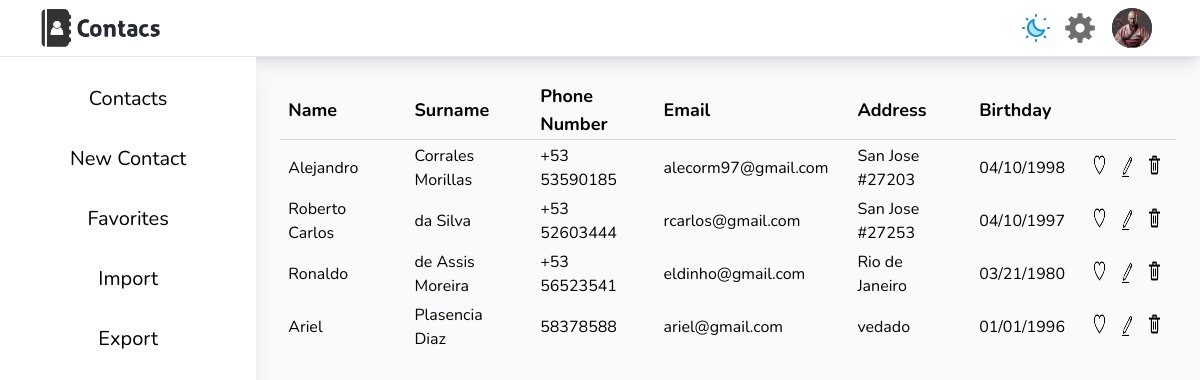
Page / (signed in) on the committed database.
### tables this page shows
CREATE TABLE contacts (
id INTEGER PRIMARY KEY AUTOINCREMENT,
user_id INTEGER,
name TEXT NOT NULL,
lastname TEXT,
phonenumber NUMERIC NOT NULL,
email TEXT,
address TEXT,
birthday TEXT,
favorite BOOLEAN DEFAULT 0,
FOREIGN KEY(user_id) REFERENCES users(id)
);

### app.py (the view)
@app.route("/", methods=["GET", "POST"])
@login_required
def index():
    if request.method == "GET":
        user_id = session["user_id"]
        contacts_data = db.execute("SELECT * FROM contacts WHERE user_id = ?", user_id)
        contacts = []
        for contact in contacts_data:
            contact_dict = {
                "id": contact["id"],
                "name": contact["name"],
                "lastname": contact["lastname"],
                "phonenumber": contact["phonenumber"],
                "email": contact ["email"],
                "address": contact["address"],
                "birthday": contact["birthday"],
            }
            contacts.append(contact_dict)
        return render_template("index.html", contacts = contacts)

### helpers.py (called while the page is built)
def login_required(f):
    @wraps(f)
    def decorated_function(*args, **kwargs):
        if session.get("user_id") is None:
            return redirect("/login")
        return f(*args, **kwargs)
    return decorated_function

### templates/index.html (shortened to what this page needs)
{% extends "layout.html" %}
{% block main %}
    <div class="flex min-h-screen" id="mainContent">
        <div class="bg-white min-h-screen w-72 pt-4 shadow-xl">
            <div class="text-center text-xl text-black py-3 mb-2 hover:bg-gray-200 hover:shadow-inner"><a href="/">Contacts</a></div>
            <div class="text-center text-xl text-black py-3 mb-2 hover:bg-gray-200 hover:shadow-inner"><a href="/new_contact">New Contact</a></div>
            <div class="text-center text-xl text-black py-3 mb-2 hover:bg-gray-200 hover:shadow-inner"><a href="/favorites">Favorites</a></div>
            <div class="text-center text-xl text-black py-3 mb-2 hover:bg-gray-200 hover:shadow-inner">Import</div>
            <div class="text-center text-xl text-black py-3 mb-2 hover:bg-gray-200 hover:shadow-inner">Export</div>
        </div>
        <div class="flex grow">
            <div class="mx-auto p-4">
                {% if contacts %}
                    <div class="p-2 ">
                        <table class="table-auto">
                            <thead>
                                <tr class="border-b border-gray-300 text-left text-lg">
                                    <th class="pl-2">
                                        Name
                                    </th>
                                    <th class="pl-2">
                                        Surname
                                    </th>
                                    <th>
                                        Phone Number
                                    </th>
                                    <th>
                                        Email
                                    </th>
                                    <th>
                                        Address
                                    </th>
                                    <th>
                                        Birthday
                                    </th>
                                </tr>
                            </thead>
                            <tbody>
                                {% for contact in contacts %}
                                    <tr class="rounded-md hover:shadow-inner cursor-pointer">
                                        <td class="pe-7 pt-1 pl-2">{{ contact.name }}<a href="/edit_contact?contact_id={{ contact.id }}"></a> </td>
                                        <td class="pe-7 pt-1 pl-2">{{ contact.lastname }}<a href="/edit_contact?contact_id={{ contact.id }}"></a></td>
                                        <td class="pe-7 pt-1">{{ contact.phonenumber }}<a href="/edit_contact?contact_id={{ contact.id }}"></a></td>
                                        <td class="pe-7 pt-1">{{ contact.email }}<a href="/edit_contact?contact_id={{ contact.id }}"></a></td>
                                        <td class="pe-7 pt-1">{{ contact.address }}<a href="/edit_contact?contact_id={{ contact.id }}"></a></td>
                                        <td class="pe-7 pt-1">{{ contact.birthday }}<a href="/edit_contact?contact_id={{ contact.id }}"></a></td>
                                        <td class="pe-4 pt-1">
                                            <form action="/favorites" method="post">
                                                <button type="submit"><img src="/static/img/favorito.png" class="h-5 w-5"></button>
                                            </form>
                                        </td>
                                        <td class="pe-4"><a href="/edit_contact?contact_id={{ contact.id }}"><img src="/static/img/editar.png" class="h-5 w-5"></a></td>
                                        <td class="pe-4 pt-1">
                                            <form action="/delete_contact" method="post">
                                                <button type="submit"><img src="/static/img/eliminar.png" class="h-5 w-5"></button>
                                            </form>
                                        </td>
                                    </tr>
                                {% endfor %}
                            </tbody>
                        </table>
                    </div>
                {% endif %}
            </div>
        </div>
    </div>
{% endblock %}

### templates/layout.html (shortened to what this page needs)
<!DOCTYPE html>
<html lang="en" class="light">
    <head>
        <link href="/static/styles.css" rel="stylesheet">
    </head>
    <body class="h-full bg-gray-50 dark:bg-gray-900">
        <nav class="border-gray-200 bg-white dark:bg-gray-900 dark:border-gray-800 border-b shadow-lg">
            <div class="mx-2 max-w-auto px-2 sm:px-6 lg:px-8">
                <div class="relative flex h-14 items-center justify-between">
                    <div class="flex flex-1 items-center justify-between">
                        {% if session["user_id"] %}
                            <div class="flex">
                                <div>
                                    <img id="logo" class="h-10 w-auto" src="/static/img/logo.png" alt="contacts-logo-light">
                                </div>
                            </div>
                            <div class="absolute inset-y-0 right-0 flex items-center sm:static">
                                <div class="block">
                                    <div class="flex items-center">
                                        <div class="flex flex-shrink-0 items-center">
                                            <button id="modoBoton" class="h-10 w-10 rounded-lg hover:bg-slate-200 hover:shadow-inner dark:hover:bg-slate-500 dark:hover:shadow-inner">
                                                <img id="modoImagen" class="h-8 w-8 ml-1" src="/static/img/dark-mode.png" alt="dark-mode">
                                            </button>
                                        </div>
                                        <div class="relative mx-2">
                                            <div>
                                                <button type="button" id="config-menu-button" class="relative flex rounded-full text-sm focus:outline-none focus:ring-2 focus:ring-white focus:ring-offset-2 focus:ring-offset-gray-800" aria-expanded="false" aria-haspopup="true">
                                                    <img id="config-img" class="h-8 w-8 rounded-full border-none" src="/static/img/config-lightmode.png" alt="config-light">
                                                </button>
                                            </div>
                                        </div>
                                        <div class="relative mx-2">
                                            <div>
                                                <button type="button" id="profile-menu-button" class="relative flex rounded-full bg-gray-800 text-sm focus:outline-none focus:ring-2 focus:ring-white focus:ring-offset-2 focus:ring-offset-gray-800" aria-expanded="false" aria-haspopup="true">
                                                    <img class="h-10 w-10 rounded-full" src="/static/img/walter.jpg" alt="profile_pic">
                                                </button>
                                            </div>
                                        </div>
                                    </div>
                                </div>
                            </div>
                        {% endif %}
                    </div>
                </div>
            </div>
        </nav>
        <main class="relative h-auto w-auto">
            {% block main %}{% endblock %}
        </main>
    </body>
</html>

### static/styles.css (style rules this page uses)
html { line-height: 1.5; -webkit-text-size-adjust: 100%; -moz-tab-size: 4; -o-tab-size: 4; tab-size: 4; font-family: ui-sans-serif, system-ui, -apple-system, BlinkMacSystemFont, "Segoe UI", Roboto, "Helvetica Neue", Arial, "Noto Sans", sans-serif, "Apple Color Emoji", "Segoe UI Emoji", "Segoe UI Symbol", "Noto Color Emoji"; font-feature-settings: normal; font-variation-settings: normal; }
body { margin: 0; line-height: inherit; }
a { color: inherit; text-decoration: inherit; }
table { text-indent: 0; border-color: inherit; border-collapse: collapse; }
button, input, optgroup, select, textarea { font-family: inherit; font-feature-settings: inherit; font-variation-settings: inherit; font-size: 100%; font-weight: inherit; line-height: inherit; color: inherit; margin: 0; padding: 0; }
button, select { text-transform: none; }
button, [type='button'], [type='reset'], [type='submit'] { -webkit-appearance: button; background-color: transparent; background-image: none; }
button, [role="button"] { cursor: pointer; }
img, svg, video, canvas, audio, iframe, embed, object { display: block; vertical-align: middle; }
img, video { max-width: 100%; height: auto; }
html { font-family: 'Nunito', sans-serif; }
.absolute { position: absolute; }
.relative { position: relative; }
.inset-y-0 { top: 0px; bottom: 0px; }
.right-0 { right: 0px; }
.mx-2 { margin-left: 0.5rem; margin-right: 0.5rem; }
.mx-auto { margin-left: auto; margin-right: auto; }
.mb-2 { margin-bottom: 0.5rem; }
.ml-1 { margin-left: 0.25rem; }
.block { display: block; }
.flex { display: flex; }
.h-10 { height: 2.5rem; }
.h-14 { height: 3.5rem; }
.h-5 { height: 1.25rem; }
.h-8 { height: 2rem; }
.h-auto { height: auto; }
.h-full { height: 100%; }
.min-h-screen { min-height: 100vh; }
.w-10 { width: 2.5rem; }
.w-5 { width: 1.25rem; }
.w-72 { width: 18rem; }
.w-8 { width: 2rem; }
.w-auto { width: auto; }
.flex-1 { flex: 1 1 0%; }
.flex-shrink-0 { flex-shrink: 0; }
.grow { flex-grow: 1; }
.table-auto { table-layout: auto; }
.cursor-pointer { cursor: pointer; }
.items-center { align-items: center; }
.justify-between { justify-content: space-between; }
.rounded-full { border-radius: 9999px; }
.rounded-lg { border-radius: 0.5rem; }
.rounded-md { border-radius: 0.375rem; }
.border-b { border-bottom-width: 1px; }
.border-none { border-style: none; }
.border-gray-200 { --tw-border-opacity: 1; border-color: rgb(229 231 235 / var(--tw-border-opacity)); }
.border-gray-300 { --tw-border-opacity: 1; border-color: rgb(209 213 219 / var(--tw-border-opacity)); }
.bg-gray-50 { --tw-bg-opacity: 1; background-color: rgb(249 250 251 / var(--tw-bg-opacity)); }
.bg-gray-800 { --tw-bg-opacity: 1; background-color: rgb(31 41 55 / var(--tw-bg-opacity)); }
.bg-white { --tw-bg-opacity: 1; background-color: rgb(255 255 255 / var(--tw-bg-opacity)); }
.p-2 { padding: 0.5rem; }
.p-4 { padding: 1rem; }
.px-2 { padding-left: 0.5rem; padding-right: 0.5rem; }
.py-3 { padding-top: 0.75rem; padding-bottom: 0.75rem; }
.pe-4 { -webkit-padding-end: 1rem; padding-inline-end: 1rem; }
.pe-7 { -webkit-padding-end: 1.75rem; padding-inline-end: 1.75rem; }
.pl-2 { padding-left: 0.5rem; }
.pt-1 { padding-top: 0.25rem; }
.pt-4 { padding-top: 1rem; }
.text-left { text-align: left; }
.text-center { text-align: center; }
.text-lg { font-size: 1.125rem; line-height: 1.75rem; }
.text-sm { font-size: 0.875rem; line-height: 1.25rem; }
.text-xl { font-size: 1.25rem; line-height: 1.75rem; }
.text-black { --tw-text-opacity: 1; color: rgb(0 0 0 / var(--tw-text-opacity)); }
.shadow-lg { --tw-shadow: 0 10px 15px -3px rgb(0 0 0 / 0.1), 0 4px 6px -4px rgb(0 0 0 / 0.1); --tw-shadow-colored: 0 10px 15px -3px var(--tw-shadow-color), 0 4px 6px -4px var(--tw-shadow-color); box-shadow: var(--tw-ring-offset-shadow, 0 0 #0000), var(--tw-ring-shadow, 0 0 #0000), var(--tw-shadow); }
.shadow-xl { --tw-shadow: 0 20px 25px -5px rgb(0 0 0 / 0.1), 0 8px 10px -6px rgb(0 0 0 / 0.1); --tw-shadow-colored: 0 20px 25px -5px var(--tw-shadow-color), 0 8px 10px -6px var(--tw-shadow-color); box-shadow: var(--tw-ring-offset-shadow, 0 0 #0000), var(--tw-ring-shadow, 0 0 #0000), var(--tw-shadow); }
@media (min-width: 640px) { .sm\:static { position: static; } }
@media (min-width: 640px) { .sm\:px-6 { padding-left: 1.5rem; padding-right: 1.5rem; } }
@media (min-width: 1024px) { .lg\:px-8 { padding-left: 2rem; padding-right: 2rem; } }

### rows in the picture
contacts: name "Alejandro", lastname "Corrales Morillas", phonenumber "+53 53590185", email "alecorm97@gmail.com", address "San Jose #27203", birthday "04/10/1998"
contacts: name "Roberto Carlos", lastname "da Silva", phonenumber "+53 52603444", email "rcarlos@gmail.com", address "San Jose #27253", birthday "04/10/1997"
contacts: name "Ronaldo", lastname "de Assis Moreira", phonenumber "+53 56523541", email "eldinho@gmail.com", address "Rio de Janeiro", birthday "03/21/1980"
contacts: name "Ariel", lastname "Plasencia Diaz", phonenumber "58378588", email "ariel@gmail.com", address "vedado", birthday "01/01/1996"
